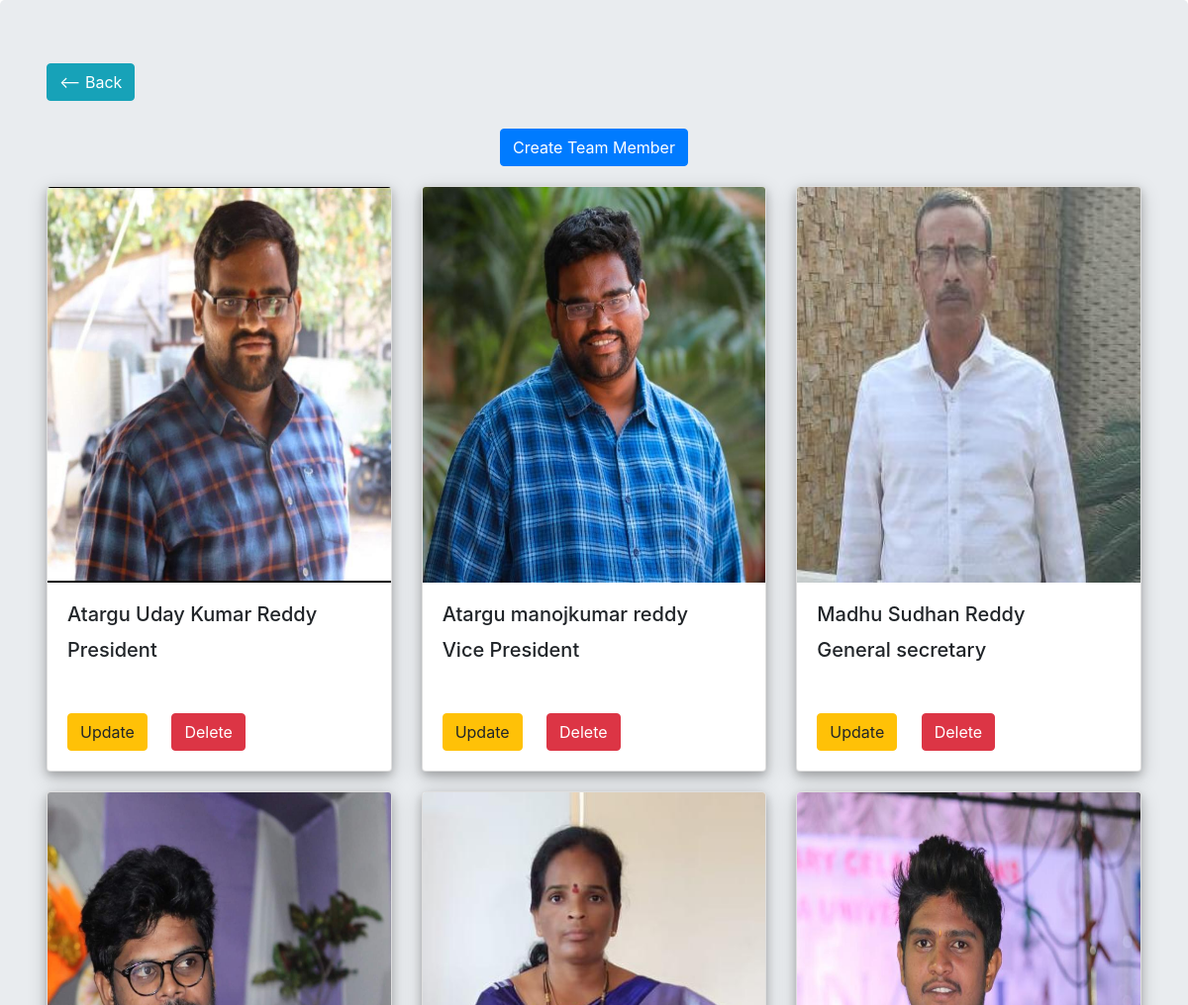
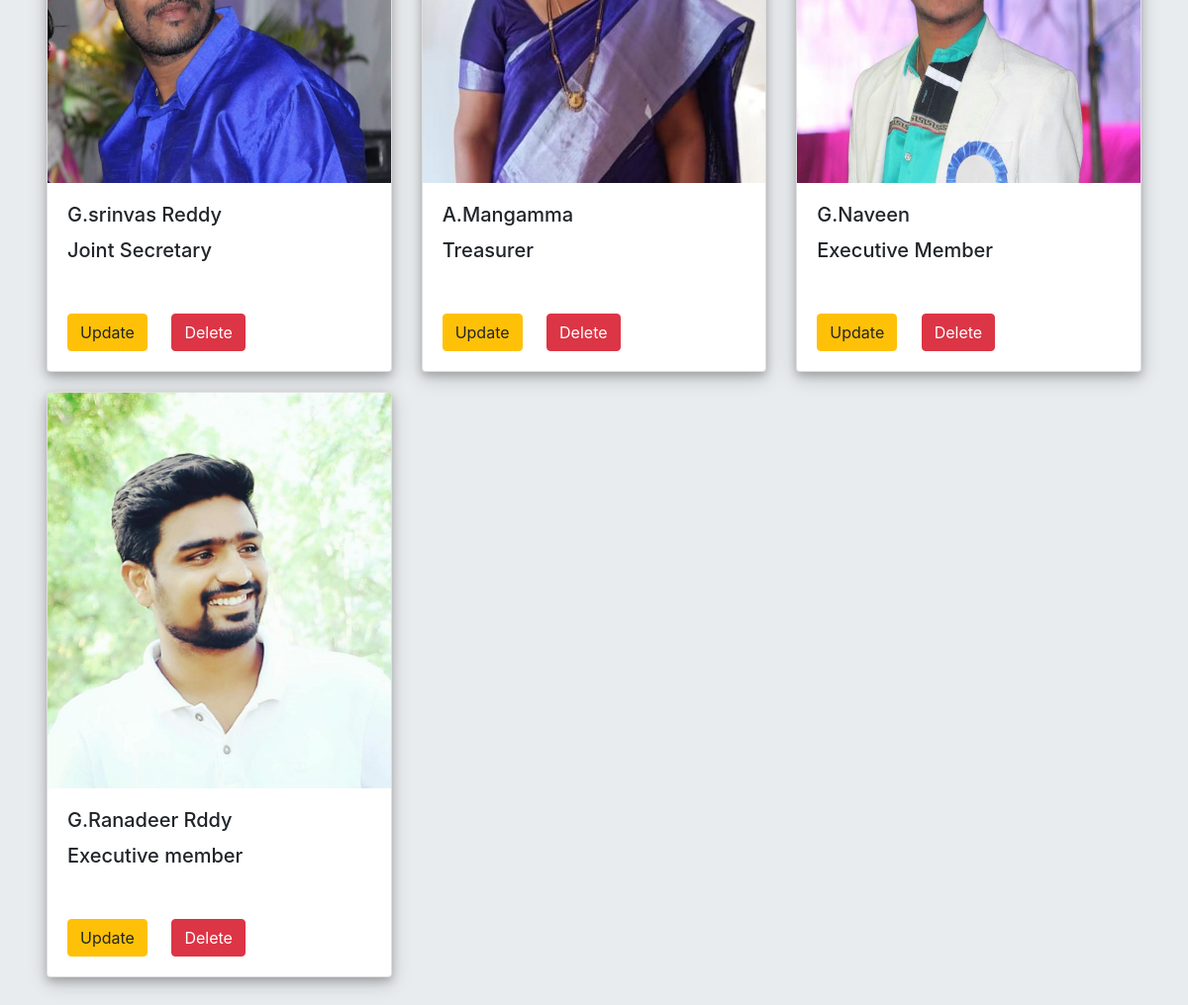
The page /admin_panel/admin_core_team/ (signed in) on the database its author committed (2 pictures, top to bottom).
### app/models.py (models this page shows, shortened)
class HomepageOurTeam(models.Model):
    name=models.CharField(max_length=256)
    cader=models.CharField(max_length=256)
    image=models.ImageField()

### app/views.py (the view)
# urls.py: path('admin_panel/admin_core_team/',views.admin_core_team,name="admin_core_team"),
@user_passes_test(lambda u: u.is_superuser)
def admin_core_team(request):
    members=HomepageOurTeam.objects.all()
    return render(request,'admin-core-team.html',{'members':members})

### templates/admin-core-team.html (shortened to what this page needs)
{% load static %}
<!DOCTYPE html>
<html lang="en" dir="ltr">
  <head>
    <link rel="stylesheet" href="{% static 'bootstrap/bootstrap.min.css'%}">  </head>
  <body>
  <div class="jumbotron">
    <div class="container">
      <h6><a href="{% url 'app:admin_panel'%}" class="btn btn-info"><-- Back</a></h6>
      <center><a href="{% url 'app:create_core_team'%}" class="btn btn-primary" style="margin-top:20px;">Create Team Member</a></center>
      <div class="row">
        {% for member in members%}
        <div class="col-lg-4 col-md-6 col-sm-12">
          <div class="card" style="margin-top:20px;box-shadow: 0 4px 8px 0 rgba(0, 0, 0, 0.2), 0 6px 20px 0 rgba(0, 0, 0, 0.19);">
            <img class="card-img-top" src="{{member.image.url}}" alt="Card image cap" style="height:calc(100vh/2);">
            <div class="card-body">
              <h5 class="card-title">{{member.name}}</h5>
              <h5 class="card-title">{{member.cader}}</h5>
            </div>
            <div class="card-body">
              <a href="{% url 'app:update_core_team' member.id %}" class="btn btn-warning card-link">Update</a>
              <a href="{% url 'app:delete_core_team' member.id %}" class="btn btn-danger card-link">Delete</a>
            </div>
          </div>
        </div>
        {% endfor %}
      </div>
    </div>
  </div>
  </body>
</html>

### rows shown on the page
HomepageOurTeam: image (picture), name "Atargu Uday Kumar Reddy", cader "President"
HomepageOurTeam: image (picture), name "Atargu manojkumar reddy", cader "Vice President"
HomepageOurTeam: image (picture), name "Madhu Sudhan Reddy", cader "General secretary"
HomepageOurTeam: image (picture), name "G.srinvas Reddy", cader "Joint Secretary"
HomepageOurTeam: image (picture), name "A.Mangamma", cader "Treasurer"
HomepageOurTeam: image (picture), name "G.Naveen", cader "Executive Member"
HomepageOurTeam: image (picture), name "G.Ranadeer Rddy", cader "Executive member"
